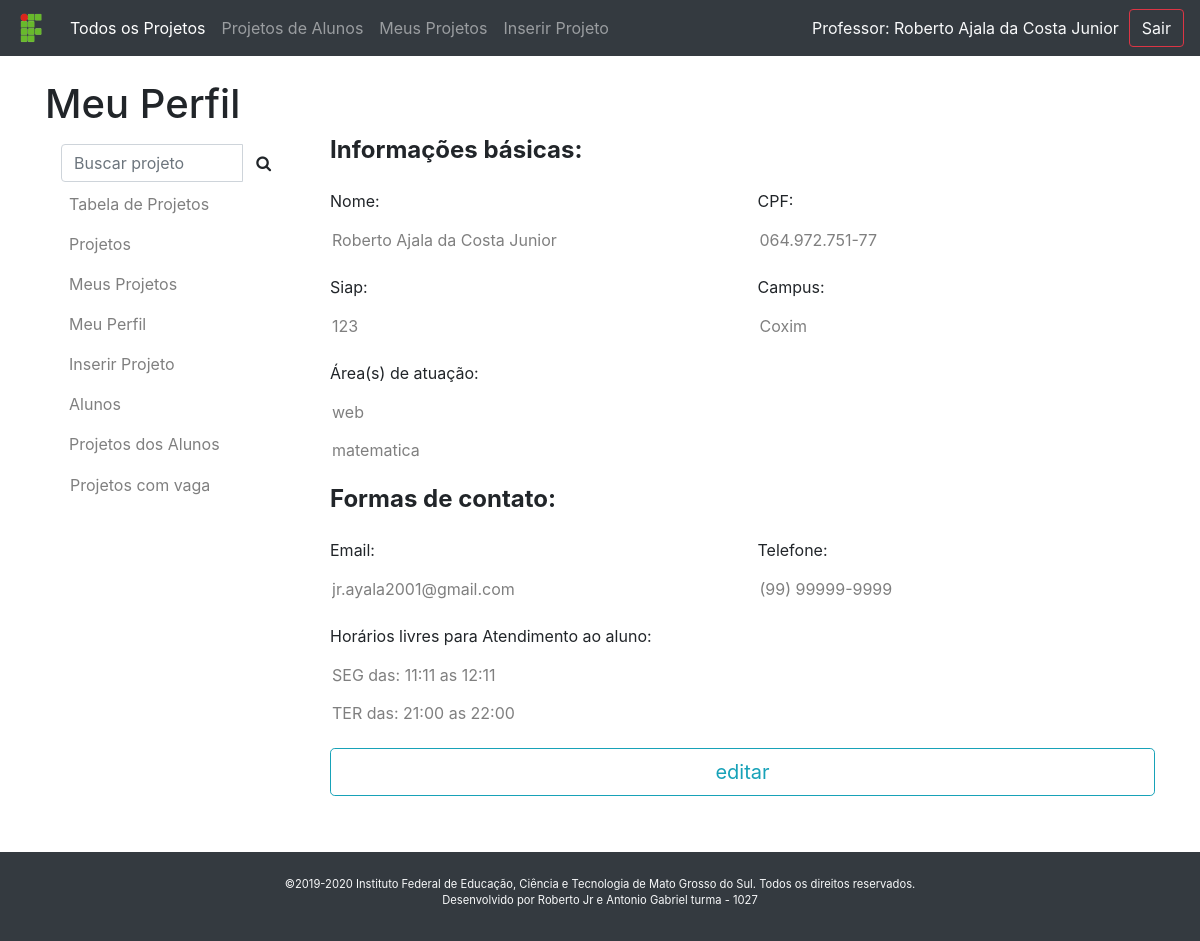
The app's page /views/perfil.php (signed in) with its own data.
### tables this page shows
CREATE TABLE `professor` (
  `idProf` int(11) NOT NULL,
  `idLogin` int(11) NOT NULL,
  `nomeProf` varchar(255) DEFAULT NULL,
  `cpfProf` varchar(14) DEFAULT NULL,
  `idCampus` int(11) DEFAULT NULL,
  `siap` varchar(255) DEFAULT NULL,
  `telefone` varchar(15) DEFAULT NULL,
  `privilegios` int(11) DEFAULT NULL
);

CREATE TABLE `campus` (
  `idCampus` int(11) NOT NULL,
  `nomeCampus` varchar(255) DEFAULT NULL
);

CREATE TABLE `areainteresse` (
  `idArea` int(11) NOT NULL,
  `nomeArea` varchar(255) DEFAULT NULL
);

CREATE TABLE `horariolivreprofessor` (
  `id` int(11) NOT NULL,
  `idProf` int(11) NOT NULL,
  `diaSemana` varchar(3) NOT NULL,
  `horarioIni` varchar(5) NOT NULL,
  `horarioFin` varchar(5) NOT NULL
);

### views/perfil.php (the view, shortened to what this page needs)
<head>
</head>
<?php
    require_once('navbar/navbar.php');
    require_once('../bd/conexao.php');
    if (!isset($_POST['id'])) {
        $id = $_SESSION["id"];
        $titulo = "Meu Perfil";
    }
    if(($_SESSION['tipoLogin']=="Professor" && !isset($_POST['id']) && !isset($aux)) || (isset($aux) && $aux == "professor")){
        $sql = "select * from professor inner join campus on campus.idCampus=professor.idCampus
        inner join login on login.id=professor.idLogin where professor.idProf = ?";
        $sqlprep = $conexao->prepare($sql);
        $sqlprep->bind_param("i", $id);
        $sqlprep->execute();
        $resultadoSql = $sqlprep->get_result();
        $perfil = mysqli_fetch_assoc($resultadoSql);
        $sql = "select areainteresse.nomeArea from areainteresse inner join areaatuaprofessor on
        areaatuaprofessor.idArea=areainteresse.idArea INNER join professor on areaatuaprofessor.idProf
        = professor.idProf where professor.idProf = ?";
        $sqlprep = $conexao->prepare($sql);
        $sqlprep->bind_param("i", $id);
        $sqlprep->execute();
        $resultadoSql = $sqlprep->get_result();
        $vetorUmRegistro = mysqli_fetch_assoc($resultadoSql);
        $vetorAreasAtua = array();
        while($vetorUmRegistro != null){
            array_push($vetorAreasAtua, $vetorUmRegistro);
            $vetorUmRegistro = mysqli_fetch_assoc($resultadoSql);
        }
        $sql = "select * from campus inner join professor on campus.idCampus=professor.idCampus
        where professor.idProf = ?";
        $sqlprep = $conexao->prepare($sql);
        $sqlprep->bind_param("i", $id);
        $sqlprep->execute();
        $resultadoSql = $sqlprep->get_result();
        $campus = mysqli_fetch_assoc($resultadoSql);
        $sql = "select diaSemana, horarioIni, horarioFin from horariolivreprofessor inner join professor on horariolivreprofessor.idProf
        =professor.idProf where professor.idProf = ?";
        $sqlprep = $conexao->prepare($sql);
        $sqlprep->bind_param("i", $id);
        $sqlprep->execute();
        $resultadoSql = $sqlprep->get_result();
        $vetorUmRegistro = mysqli_fetch_assoc($resultadoSql);
        $vetorHorarios = array();
        while($vetorUmRegistro != null){
            array_push($vetorHorarios, $vetorUmRegistro);
            $vetorUmRegistro = mysqli_fetch_assoc($resultadoSql);
        }
    }
?>
<div class="container">
    <div class="page-header">
        <div class="row">
            <div class="col-sm-8 col-md-9">
                <h1><?php echo($titulo) ?></h1>
            </div>
            <div class="col-sm-4 col-md-3">
                <nav class="navbar navbar-expand-lg navbar-light">
                </nav>
            </div>
        </div>
    </div>
    <div class="row">
        <div class="col-xl-3 col-lg-3">
            <nav class="navbar navbar-expand-lg navbar-light">
                <?php require_once("navbar/menu_lateral.php") ?>
            </nav>
        </div>
        <div class="col-xl-9 col-lg-9">
            <?php if(($_SESSION['tipoLogin']=="Professor" && !isset($_POST['id']) && !isset($aux)) ||
                    (isset($_POST['id']) && $_POST['tipo']=="Professor") || (isset($aux) && $aux == "professor")){ ?>
                <form action="cadastro/cadastro_aluno_professor.php" method="POST">
                    <div class="row">
                        <div class="form-group col-md-12 mb-3">
                            <h4><strong>Informações básicas:</strong></h4>
                        </div>
                        <div class="form-group col-md-6">
                            <label for="inputNome">Nome:</label>
                            <input type="text" readonly class="form-control-plaintext text-black-50"
                            id="inputNome" value="<?php echo($perfil['nomeProf']); ?>" name="nome">
                        </div>
                        <?php if(!isset($_POST['id'])){ ?>
                            <div class="form-group col-md-6">
                                <label for="CPF">CPF:</label>
                                <input type="tel" readonly class="form-control-plaintext  text-black-50" id="inputCPF" value="<?php echo($perfil['cpfProf']); ?>" name="CPF">
                            </div>
                        <?php } ?>
                        <div class="form-group col-md-6">
                            <label for="inputSiap">Siap:</label>
                            <input type="text" readonly class="form-control-plaintext text-black-50"  id="inputSiap" value="<?php echo($perfil['siap']); ?>" name="siap">
                        </div>
                        <div class="form-group col-md-6 mb-3">
                            <label for="campus">Campus:</label>
                            <input type="text" id="campus" readonly class="form-control-plaintext text-black-50"  value="<?php echo($campus['nomeCampus']); ?>" name="campus">
                        </div>
                        <div class="col-md-6 mb-3">
                            <label for="areaProf">Área(s) de atuação:</label>
                            <?php foreach($vetorAreasAtua as $vetAux){ ?>
                                <input type="text" id="area" readonly class="form-control-plaintext text-black-50"  value="<?php echo($vetAux['nomeArea']); ?>" name="area">
                            <?php } ?>
                        </div>
                        <div class="form-group col-md-12 mb-3">
                            <h4><strong>Formas de contato:</strong></h4>
                        </div>
                        <div class="form-group col-md-6">
                            <label for="email">Email:</label>
                            <input type="email" id="email" readonly class="form-control-plaintext text-black-50"  value="<?php echo($perfil['email']); ?>" name="email">
                        </div>
                        <div class="form-group col-md-6">
                            <label for="telefone">Telefone:</label>
                            <input type="text" id="telefone" readonly class="form-control-plaintext text-black-50"  value="<?php if(isset($perfil['telefone']) && $perfil['telefone']!="") {
                                echo($perfil['telefone']); } else { echo("número de telefone não cadastrado"); }?>" name="telefone">
                        </div>
                        <?php if(count($vetorHorarios)==0){ ?>
                            <div class="form-group col-md-6">
                                <label for="horario">Horários livres para Atendimento ao aluno:</label>
                                <input type="text" id="horario" readonly class="form-control-plaintext text-black-50"  value="Nenhum horário cadastrado" name="horario">
                            </div>
                        <?php }else{ ?>
                            <div class="form-group col-md-6">
                                <label for="horario">Horários livres para Atendimento ao aluno:</label>
                                <?php foreach ($vetorHorarios as $VH) { ?>
                                    <input type="text" id="horario" readonly class="form-control-plaintext text-black-50"
                                    value="<?php echo($VH['diaSemana']." das: ".$VH['horarioIni']." as ".$VH['horarioFin']); ?>" name="horario">
                                <?php } ?>
                            </div>
                        <?php } ?>
                    </div>
                    <?php if(!isset($_POST['id']) || isset($_SESSION['ADMIN'])) { ?>
                        <div class="row">
                            <div class="form-group col-md-12">
                                <div class="row">
                                    <div class="col-md-12">
                                        <button type="submit" class="btn btn-lg btn-outline-info btn-block">editar</button>
                                    </div>
                                </div>
                            </div>
                        </div>
                    <?php } ?>
                </form>
            <?php } else if (($_SESSION['tipoLogin']=="Aluno" && !isset($_POST['id']) && !isset($aux)) ||
                            (isset($_POST['id']) && $_POST['tipo']=="Aluno") || $aux == "aluno"){ ?>
                <form action="cadastro/cadastro_aluno_professor.php" method="post">
                    <div class="row">
                        <div class="form-group col-md-12">
                        <label for="inputNome">Nome:</label>
                            <input type="text" id="inputNome" readonly class="form-control-plaintext text-black-50"
                            name="nome" value="<?php echo($perfil['nomeAluno']); ?>">
                        </div>
                        <div class="form-group col-md-6">
                        <label for="inputCPF">CPF:</label>
                            <input type="tel" id="inputCPF" readonly class="form-control-plaintext text-black-50" name="CPF"
                            value="<?php echo($perfil['cpfAluno']); ?>">
                        </div>
                        <div class="form-group col-md-6">
                        <label for="inputRA">RA:</label>
                            <input type="text" id="inputRA" readonly class="form-control-plaintext text-black-50" name="RA" value="<?php echo($perfil['raAluno']); ?>">
                        </div>
                        <div class="form-group col-md-6 mb-3">
                            <label for="Campus">Campus:</label>
                            <input type="text" id="Campus" readonly class="form-control-plaintext text-black-50"
                            value="<?php echo($campus['nomeCampus']); ?>" name="campus">
                        </div>
                        <div class="form-group col-md-6 mb-3">
                        <label for="Curso">Curso:</label>
                            <input type="text" id="Curso" readonly class="form-control-plaintext text-black-50"
                            value="<?php echo($curso['nomeCurso']); ?>" name="curso">
                        </div>
                        <div class="col-md-12 mb-3">
                            <label for="area">Área(s) de interesse:</label>
                            <?php foreach($vetorAreasInt as $vetAux){ ?>
                                <input type="text" id="Area" readonly class="form-control-plaintext text-black-50"
                                value="<?php echo($vetAux['nomeArea']) ?>">
                            <?php } ?>
                        </div>
                        <div class="col-md-6 mb-3">
                            <label for="inputEmail">Email</label>
                            <input type="email" id="inputEmail" readonly class="form-control-plaintext text-black-50"
                             value="<?php echo($perfil['email']); ?>" name="email">
                        </div>
                        <div class="col-md-6 mb-3">
                            <label for="inputTurma">Turma</label>
                            <input type="text" id="inputTurma" readonly class="form-control-plaintext text-black-50"
                             value="<?php echo($perfil['turma']); ?>" name="turma">
                        </div>
                    </div>
                    <?php if(!isset($_POST['id']) || isset($_SESSION['ADMIN'])) { ?>
                        <div class="row">
                            <div class="form-group col-md-12">
                                <div class="row">
                                    <div class="col-md-12">
                                        <?php if(isset($_SESSION['ADMIN'])){ ?>
                                            <input type="hidden" name="tipo" value="aluno">
                                        <?php  } ?>
                                        <input type="hidden" name="id" value="<?=$perfil['idAluno']?>">
                                        <button type="submit" class="btn btn-lg btn-outline-info btn-block">editar</button>
                                    </div>
                                </div>
                            </div>
                        </div>
                    <?php } ?>
                </form>
            <?php } ?>
            </div>
        </div>
    </div>
<?php include_once('navbar/footer.php'); ?>

### records on screen
professor: nome "Roberto Ajala da Costa Junior", CPF "064.972.751-77", siap "123", campus "Coxim", email "jr.ayala2001@gmail.com", telefone "(99) 99999-9999"
areainteresse: area "web"
areainteresse: area "matematica"
horariolivreprofessor: horario "SEG das: 11:11 as 12:11"
horariolivreprofessor: horario "TER das: 21:00 as 22:00"

### other values on screen
$_SESSION["tipoLogin"] "Professor"
$_SESSION["nome"] "Roberto Ajala da Costa Junior"
$titulo "Meu Perfil"
